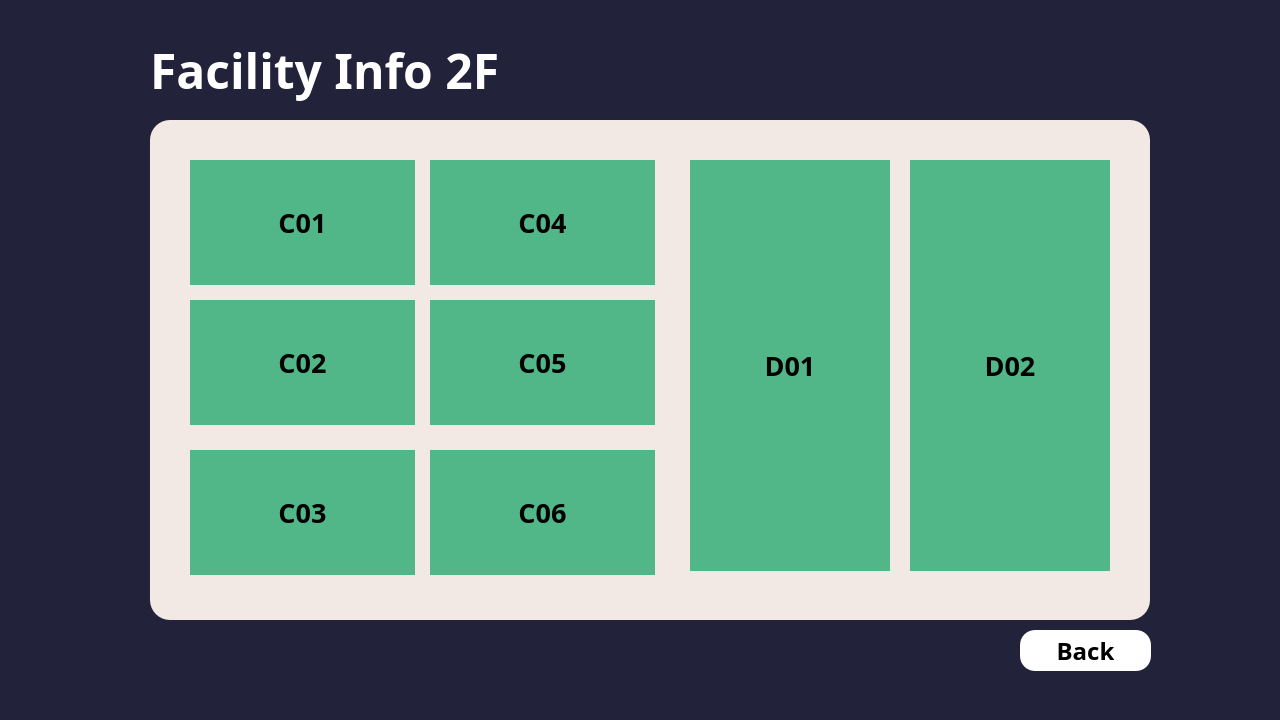
<?xml version="1.0" encoding="UTF-8"?>
<ui version="4.0">
 <class>FacilityInfo2</class>
 <widget class="QDialog" name="FacilityInfo2">
  <property name="geometry">
   <rect>
    <x>0</x>
    <y>0</y>
    <width>1280</width>
    <height>720</height>
   </rect>
  </property>
  <property name="windowTitle">
   <string>Facility Info</string>
  </property>
  <widget class="QPushButton" name="d01_button">
   <property name="geometry">
    <rect>
     <x>690</x>
     <y>160</y>
     <width>200</width>
     <height>411</height>
    </rect>
   </property>
   <property name="font">
    <font>
     <family>Montserrat</family>
     <pointsize>20</pointsize>
     <weight>75</weight>
     <bold>true</bold>
    </font>
   </property>
   <property name="cursor">
    <cursorShape>PointingHandCursor</cursorShape>
   </property>
   <property name="styleSheet">
    <string notr="true">border-radius: 0;
background-color: #52b788;</string>
   </property>
   <property name="text">
    <string>D01</string>
   </property>
  </widget>
  <widget class="QPushButton" name="backButton">
   <property name="geometry">
    <rect>
     <x>1020</x>
     <y>630</y>
     <width>131</width>
     <height>41</height>
    </rect>
   </property>
   <property name="font">
    <font>
     <family>Montserrat</family>
     <pointsize>18</pointsize>
     <weight>75</weight>
     <bold>true</bold>
    </font>
   </property>
   <property name="cursor">
    <cursorShape>PointingHandCursor</cursorShape>
   </property>
   <property name="styleSheet">
    <string notr="true">background-color: rgb(255, 255, 255);
border-radius: 15;</string>
   </property>
   <property name="text">
    <string>Back</string>
   </property>
  </widget>
  <widget class="QPushButton" name="c04_button">
   <property name="geometry">
    <rect>
     <x>430</x>
     <y>160</y>
     <width>225</width>
     <height>125</height>
    </rect>
   </property>
   <property name="font">
    <font>
     <family>Montserrat</family>
     <pointsize>20</pointsize>
     <weight>75</weight>
     <bold>true</bold>
    </font>
   </property>
   <property name="cursor">
    <cursorShape>PointingHandCursor</cursorShape>
   </property>
   <property name="styleSheet">
    <string notr="true">border-radius: 0;
background-color: #52b788;</string>
   </property>
   <property name="text">
    <string>C04</string>
   </property>
  </widget>
  <widget class="QPushButton" name="d02_button">
   <property name="geometry">
    <rect>
     <x>910</x>
     <y>160</y>
     <width>200</width>
     <height>411</height>
    </rect>
   </property>
   <property name="font">
    <font>
     <family>Montserrat</family>
     <pointsize>20</pointsize>
     <weight>75</weight>
     <bold>true</bold>
    </font>
   </property>
   <property name="cursor">
    <cursorShape>PointingHandCursor</cursorShape>
   </property>
   <property name="styleSheet">
    <string notr="true">border-radius: 0;
background-color: #52b788;</string>
   </property>
   <property name="text">
    <string>D02</string>
   </property>
  </widget>
  <widget class="QPushButton" name="c05_button">
   <property name="geometry">
    <rect>
     <x>430</x>
     <y>300</y>
     <width>225</width>
     <height>125</height>
    </rect>
   </property>
   <property name="font">
    <font>
     <family>Montserrat</family>
     <pointsize>20</pointsize>
     <weight>75</weight>
     <bold>true</bold>
    </font>
   </property>
   <property name="cursor">
    <cursorShape>PointingHandCursor</cursorShape>
   </property>
   <property name="styleSheet">
    <string notr="true">border-radius: 0;
background-color: #52b788;</string>
   </property>
   <property name="text">
    <string>C05</string>
   </property>
  </widget>
  <widget class="QPushButton" name="c01_button">
   <property name="geometry">
    <rect>
     <x>190</x>
     <y>160</y>
     <width>225</width>
     <height>125</height>
    </rect>
   </property>
   <property name="font">
    <font>
     <family>Montserrat</family>
     <pointsize>20</pointsize>
     <weight>75</weight>
     <bold>true</bold>
    </font>
   </property>
   <property name="cursor">
    <cursorShape>PointingHandCursor</cursorShape>
   </property>
   <property name="styleSheet">
    <string notr="true">border-radius: 0;
background-color: #52b788;</string>
   </property>
   <property name="text">
    <string>C01</string>
   </property>
  </widget>
  <widget class="QLabel" name="bg_white">
   <property name="geometry">
    <rect>
     <x>150</x>
     <y>120</y>
     <width>1000</width>
     <height>500</height>
    </rect>
   </property>
   <property name="styleSheet">
    <string notr="true">background-color: #f2e9e4;
border-radius: 20px;</string>
   </property>
   <property name="text">
    <string/>
   </property>
  </widget>
  <widget class="QPushButton" name="c02_button">
   <property name="geometry">
    <rect>
     <x>190</x>
     <y>300</y>
     <width>225</width>
     <height>125</height>
    </rect>
   </property>
   <property name="font">
    <font>
     <family>Montserrat</family>
     <pointsize>20</pointsize>
     <weight>75</weight>
     <bold>true</bold>
    </font>
   </property>
   <property name="cursor">
    <cursorShape>PointingHandCursor</cursorShape>
   </property>
   <property name="styleSheet">
    <string notr="true">border-radius: 0;
background-color: #52b788;</string>
   </property>
   <property name="text">
    <string>C02</string>
   </property>
  </widget>
  <widget class="QLabel" name="bg_dark">
   <property name="geometry">
    <rect>
     <x>0</x>
     <y>0</y>
     <width>1280</width>
     <height>720</height>
    </rect>
   </property>
   <property name="styleSheet">
    <string notr="true">background-color: #22223b;</string>
   </property>
   <property name="text">
    <string/>
   </property>
  </widget>
  <widget class="QPushButton" name="c03_button">
   <property name="geometry">
    <rect>
     <x>190</x>
     <y>450</y>
     <width>225</width>
     <height>125</height>
    </rect>
   </property>
   <property name="font">
    <font>
     <family>Montserrat</family>
     <pointsize>20</pointsize>
     <weight>75</weight>
     <bold>true</bold>
    </font>
   </property>
   <property name="cursor">
    <cursorShape>PointingHandCursor</cursorShape>
   </property>
   <property name="styleSheet">
    <string notr="true">border-radius: 0;
background-color: #52b788;</string>
   </property>
   <property name="text">
    <string>C03</string>
   </property>
  </widget>
  <widget class="QPushButton" name="c06_button">
   <property name="geometry">
    <rect>
     <x>430</x>
     <y>450</y>
     <width>225</width>
     <height>125</height>
    </rect>
   </property>
   <property name="font">
    <font>
     <family>Montserrat</family>
     <pointsize>20</pointsize>
     <weight>75</weight>
     <bold>true</bold>
    </font>
   </property>
   <property name="cursor">
    <cursorShape>PointingHandCursor</cursorShape>
   </property>
   <property name="styleSheet">
    <string notr="true">border-radius: 0;
background-color: #52b788;</string>
   </property>
   <property name="text">
    <string>C06</string>
   </property>
  </widget>
  <widget class="QLabel" name="title_label">
   <property name="geometry">
    <rect>
     <x>150</x>
     <y>-10</y>
     <width>481</width>
     <height>161</height>
    </rect>
   </property>
   <property name="font">
    <font>
     <family>Montserrat</family>
     <pointsize>36</pointsize>
     <weight>75</weight>
     <bold>true</bold>
    </font>
   </property>
   <property name="styleSheet">
    <string notr="true">color: #fff;</string>
   </property>
   <property name="text">
    <string>Facility Info 2F</string>
   </property>
  </widget>
  <zorder>bg_dark</zorder>
  <zorder>bg_white</zorder>
  <zorder>d01_button</zorder>
  <zorder>backButton</zorder>
  <zorder>c04_button</zorder>
  <zorder>d02_button</zorder>
  <zorder>c05_button</zorder>
  <zorder>c01_button</zorder>
  <zorder>c02_button</zorder>
  <zorder>c03_button</zorder>
  <zorder>c06_button</zorder>
  <zorder>title_label</zorder>
 </widget>
 <resources/>
 <connections/>
</ui>
